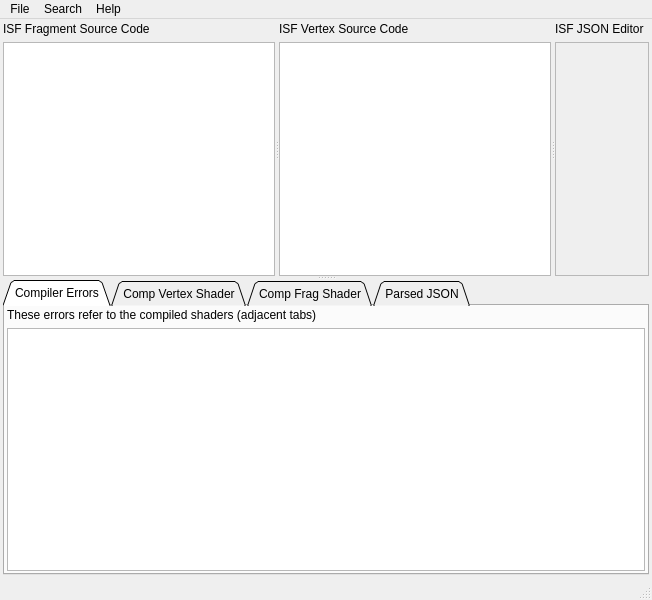
<?xml version="1.0" encoding="UTF-8"?>
<ui version="4.0">
 <class>DocWindow</class>
 <widget class="QMainWindow" name="DocWindow">
  <property name="geometry">
   <rect>
    <x>0</x>
    <y>0</y>
    <width>652</width>
    <height>600</height>
   </rect>
  </property>
  <property name="windowTitle">
   <string>MainWindow</string>
  </property>
  <widget class="QWidget" name="centralwidget">
   <layout class="QHBoxLayout" name="horizontalLayout">
    <property name="leftMargin">
     <number>3</number>
    </property>
    <property name="topMargin">
     <number>3</number>
    </property>
    <property name="rightMargin">
     <number>3</number>
    </property>
    <property name="bottomMargin">
     <number>3</number>
    </property>
    <item>
     <widget class="QSplitter" name="errSplitter">
      <property name="orientation">
       <enum>Qt::Vertical</enum>
      </property>
      <widget class="QSplitter" name="splitter">
       <property name="orientation">
        <enum>Qt::Horizontal</enum>
       </property>
       <widget class="QWidget" name="verticalLayoutWidget">
        <layout class="QVBoxLayout" name="verticalLayout">
         <item>
          <widget class="QLabel" name="label">
           <property name="text">
            <string>ISF Fragment Source Code</string>
           </property>
          </widget>
         </item>
         <item>
          <widget class="SimpleSourceCodeEdit::SimpleSourceCodeEditor" name="fragShaderEditor"/>
         </item>
        </layout>
       </widget>
       <widget class="QWidget" name="verticalLayoutWidget_2">
        <layout class="QVBoxLayout" name="verticalLayout_2">
         <item>
          <widget class="QLabel" name="label_2">
           <property name="text">
            <string>ISF Vertex Source Code</string>
           </property>
          </widget>
         </item>
         <item>
          <widget class="SimpleSourceCodeEdit::SimpleSourceCodeEditor" name="vertShaderEditor"/>
         </item>
        </layout>
       </widget>
       <widget class="QWidget" name="verticalLayoutWidget_3">
        <layout class="QVBoxLayout" name="verticalLayout_3">
         <item>
          <widget class="QLabel" name="label_3">
           <property name="text">
            <string>ISF JSON Editor</string>
           </property>
          </widget>
         </item>
         <item>
          <widget class="JSONScrollWidget" name="jsonGUIWidget">
           <property name="widgetResizable">
            <bool>true</bool>
           </property>
           <widget class="QWidget" name="scrollAreaWidgetContents">
            <property name="geometry">
             <rect>
              <x>0</x>
              <y>0</y>
              <width>100</width>
              <height>227</height>
             </rect>
            </property>
            <property name="autoFillBackground">
             <bool>true</bool>
            </property>
            <layout class="QVBoxLayout" name="verticalLayout_8">
             <property name="spacing">
              <number>2</number>
             </property>
             <property name="leftMargin">
              <number>0</number>
             </property>
             <property name="rightMargin">
              <number>0</number>
             </property>
            </layout>
           </widget>
          </widget>
         </item>
        </layout>
       </widget>
      </widget>
      <widget class="QTabWidget" name="tabView">
       <property name="sizePolicy">
        <sizepolicy hsizetype="Expanding" vsizetype="MinimumExpanding">
         <horstretch>0</horstretch>
         <verstretch>0</verstretch>
        </sizepolicy>
       </property>
       <property name="minimumSize">
        <size>
         <width>0</width>
         <height>0</height>
        </size>
       </property>
       <property name="tabShape">
        <enum>QTabWidget::Triangular</enum>
       </property>
       <property name="currentIndex">
        <number>0</number>
       </property>
       <widget class="QWidget" name="tab">
        <attribute name="title">
         <string>Compiler Errors</string>
        </attribute>
        <layout class="QVBoxLayout" name="verticalLayout_4">
         <property name="leftMargin">
          <number>2</number>
         </property>
         <property name="topMargin">
          <number>2</number>
         </property>
         <property name="rightMargin">
          <number>2</number>
         </property>
         <property name="bottomMargin">
          <number>2</number>
         </property>
         <item>
          <widget class="QLabel" name="label_4">
           <property name="text">
            <string>These errors refer to the compiled shaders (adjacent tabs)</string>
           </property>
          </widget>
         </item>
         <item>
          <widget class="QPlainTextEdit" name="compilerErrorsTextWidget"/>
         </item>
        </layout>
       </widget>
       <widget class="QWidget" name="tab_3">
        <attribute name="title">
         <string>Comp Vertex Shader</string>
        </attribute>
        <layout class="QVBoxLayout" name="verticalLayout_5">
         <property name="leftMargin">
          <number>2</number>
         </property>
         <property name="topMargin">
          <number>2</number>
         </property>
         <property name="rightMargin">
          <number>2</number>
         </property>
         <property name="bottomMargin">
          <number>2</number>
         </property>
         <item>
          <widget class="QLabel" name="label_5">
           <property name="text">
            <string>This is the compiled vertex shader- it isn't directly editable (edit the ISF instead)</string>
           </property>
          </widget>
         </item>
         <item>
          <widget class="SimpleSourceCodeEdit::SimpleSourceCodeEditor" name="compiledVertShader"/>
         </item>
        </layout>
       </widget>
       <widget class="QWidget" name="tab_4">
        <attribute name="title">
         <string>Comp Frag Shader</string>
        </attribute>
        <layout class="QVBoxLayout" name="verticalLayout_6">
         <property name="leftMargin">
          <number>2</number>
         </property>
         <property name="topMargin">
          <number>2</number>
         </property>
         <property name="rightMargin">
          <number>2</number>
         </property>
         <property name="bottomMargin">
          <number>2</number>
         </property>
         <item>
          <widget class="QLabel" name="label_6">
           <property name="text">
            <string>This is the compiled fragment shader- it isn't directly editable (edit the ISF instead)</string>
           </property>
          </widget>
         </item>
         <item>
          <widget class="SimpleSourceCodeEdit::SimpleSourceCodeEditor" name="compiledFragShader"/>
         </item>
        </layout>
       </widget>
       <widget class="QWidget" name="tab_2">
        <attribute name="title">
         <string>Parsed JSON</string>
        </attribute>
        <layout class="QVBoxLayout" name="verticalLayout_7">
         <property name="leftMargin">
          <number>2</number>
         </property>
         <property name="topMargin">
          <number>2</number>
         </property>
         <property name="rightMargin">
          <number>2</number>
         </property>
         <property name="bottomMargin">
          <number>2</number>
         </property>
         <item>
          <widget class="QLabel" name="label_7">
           <property name="text">
            <string>This is the parsed JSON blob- it isn't directly editable (edit the ISF instead)</string>
           </property>
          </widget>
         </item>
         <item>
          <widget class="SimpleSourceCodeEdit::SimpleSourceCodeEditor" name="parsedJSON"/>
         </item>
        </layout>
       </widget>
      </widget>
     </widget>
    </item>
   </layout>
  </widget>
  <widget class="QMenuBar" name="menubar">
   <property name="geometry">
    <rect>
     <x>0</x>
     <y>0</y>
     <width>652</width>
     <height>22</height>
    </rect>
   </property>
   <widget class="QMenu" name="menuSearch">
    <property name="title">
     <string>Search</string>
    </property>
    <addaction name="actionFind"/>
    <addaction name="separator"/>
    <addaction name="actionFind_Previous"/>
    <addaction name="actionFind_Next"/>
    <addaction name="separator"/>
    <addaction name="actionUse_selection_for_next_Find"/>
   </widget>
   <widget class="QMenu" name="menuFile">
    <property name="title">
     <string>File</string>
    </property>
    <addaction name="actionAbout"/>
    <addaction name="actionNew"/>
    <addaction name="separator"/>
    <addaction name="actionSave"/>
    <addaction name="separator"/>
    <addaction name="actionImport_from_GLSLSandbox"/>
    <addaction name="actionImport_from_Shadertoy"/>
    <addaction name="separator"/>
    <addaction name="actionPreferences"/>
    <addaction name="actionQuit"/>
   </widget>
   <widget class="QMenu" name="menuHelp">
    <property name="title">
     <string>Help</string>
    </property>
    <addaction name="actionCheck_for_Updates"/>
    <addaction name="actionGet_Help"/>
   </widget>
   <addaction name="menuFile"/>
   <addaction name="menuSearch"/>
   <addaction name="menuHelp"/>
  </widget>
  <widget class="QStatusBar" name="statusbar"/>
  <action name="actionFind">
   <property name="text">
    <string>Find...</string>
   </property>
   <property name="shortcut">
    <string>Ctrl+F</string>
   </property>
  </action>
  <action name="actionFind_Previous">
   <property name="text">
    <string>Find Previous</string>
   </property>
   <property name="shortcut">
    <string>Ctrl+Shift+G</string>
   </property>
  </action>
  <action name="actionFind_Next">
   <property name="text">
    <string>Find Next</string>
   </property>
   <property name="shortcut">
    <string>Ctrl+G</string>
   </property>
  </action>
  <action name="actionUse_selection_for_next_Find">
   <property name="text">
    <string>Use selection for next Find</string>
   </property>
   <property name="shortcut">
    <string>Ctrl+E</string>
   </property>
  </action>
  <action name="actionNew">
   <property name="text">
    <string>New</string>
   </property>
   <property name="shortcut">
    <string>Ctrl+N</string>
   </property>
  </action>
  <action name="actionSave">
   <property name="text">
    <string>Save</string>
   </property>
   <property name="shortcut">
    <string>Ctrl+S</string>
   </property>
  </action>
  <action name="actionImport_from_GLSLSandbox">
   <property name="text">
    <string>Import from GLSLSandbox</string>
   </property>
  </action>
  <action name="actionImport_from_Shadertoy">
   <property name="text">
    <string>Import from Shadertoy</string>
   </property>
  </action>
  <action name="actionQuit">
   <property name="text">
    <string>Quit</string>
   </property>
   <property name="shortcut">
    <string>Ctrl+Q</string>
   </property>
  </action>
  <action name="actionCheck_for_Updates">
   <property name="text">
    <string>Check for Updates...</string>
   </property>
  </action>
  <action name="actionAbout">
   <property name="text">
    <string>About</string>
   </property>
  </action>
  <action name="actionPreferences">
   <property name="text">
    <string>Preferences</string>
   </property>
  </action>
  <action name="actionGet_Help">
   <property name="text">
    <string>Get Help...</string>
   </property>
  </action>
 </widget>
 <customwidgets>
  <customwidget>
   <class>JSONScrollWidget</class>
   <extends>QScrollArea</extends>
   <header>JSONScrollWidget.h</header>
   <container>1</container>
  </customwidget>
  <customwidget>
   <class>SimpleSourceCodeEdit::SimpleSourceCodeEditor</class>
   <extends>QPlainTextEdit</extends>
   <header>SimpleSourceCodeEditor.h</header>
  </customwidget>
 </customwidgets>
 <resources/>
 <connections/>
</ui>
